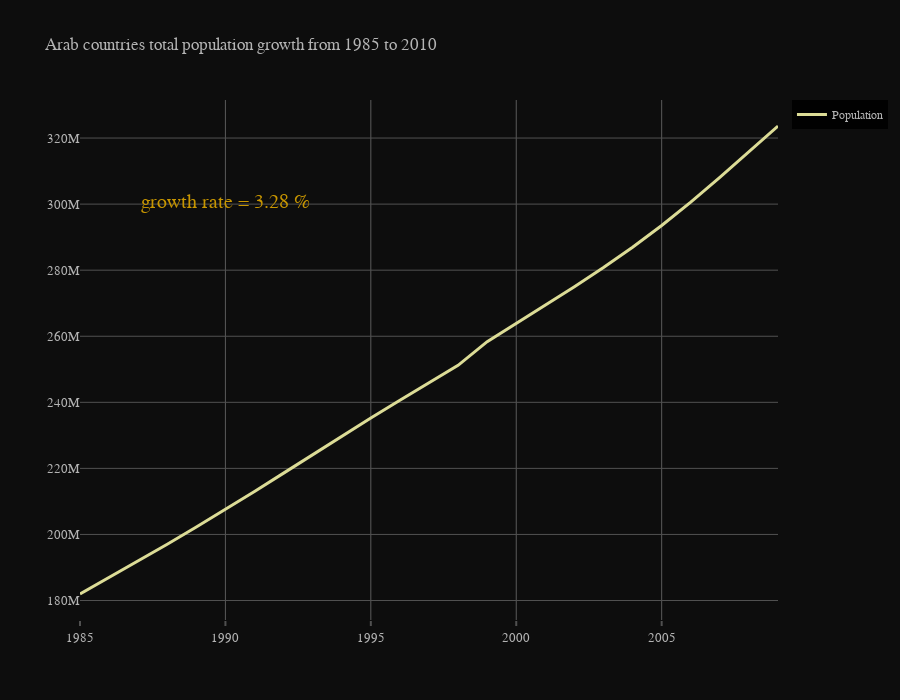

Notebook source saved alongside this figure:
### Code cell
arab_population_growth_rate = calculate_growth_rate(arab_countries_population[49],arab_countries_population[24],25)
trace0 = go.Scatter(
    x= years[24:49],
    y= arab_countries_population[24:49],
    hoverinfo = 'name+x+y',
    name='Population',
    mode = "lines",
    line=dict(
        color='rgba(220,220,150,1)',
        width= 3)
    )
layout = go.Layout(
    title = "Arab countries total population growth from 1985 to 2010",
    annotations = [dict(xref = 'x', yref = 'y',
                      x = 1990, y = arab_countries_population[45],
                      text='growth rate = {0} %'.format(np.round(arab_population_growth_rate,2)),
                      font=dict(family='Arial', size=20,
                                color='rgba(200, 150, 0, 1.0)'),
                      showarrow=False)],

    xaxis=dict(
        showline=False,
        showgrid=True,
        showticklabels=True,
        linecolor='rgb(150, 150, 150)',
        linewidth=2,
        gridcolor='rgb(90, 90, 90)',
        ticks='outside',
        tickcolor='rgb(80, 80, 80)',
        tickwidth=2,
        ticklen=5,
        tickfont=dict(
            family='Arial',
            size=13,
            color='rgb(180, 180, 180)',
        ),
    ),
    yaxis=dict(
        showgrid=True,
        zeroline=True,
        showline=False,
        gridcolor='rgb(80, 80, 80)',
        showticklabels=True,
        tickcolor='rgb(180, 180, 180)',
        tickwidth=2,
        ticklen=5,
        tickfont=dict(
            family='Arial',
            size=13,
            color='rgb(180, 180, 180)')
    ),
   font=dict(family='Arial', size=12,
             color='rgb(180, 180, 180)'),
    showlegend=True, 
    width = 900,
    height = 700,
    paper_bgcolor='rgba(0, 0, 0,.95)',
    plot_bgcolor='rgba(0, 0, 0,0)',
)
    
fig = go.Figure(data=[trace0], layout= layout)
py.iplot(fig)

### Figure 1 — Plotly figure (JSON) as saved in the notebook; plotly's stock layout.template omitted (floating-point values rounded to 4 significant figures)
{"data": [{"hoverinfo": "name+x+y", "line": {"color": "rgba(220,220,150,1)", "width": 3}, "mode": "lines", "name": "Population", "type": "scatter", "x": [1985, 1986, 1987, 1988, 1989, 1990, 1991, 1992, 1993, 1994, 1995, 1996, 1997, 1998, 1999, 2000, 2001, 2002, 2003, 2004, 2005, 2006, 2007, 2008, 2009], "y": [181973000, 186939000, 191961000, 197052000, 202249000, 207557000, 213004000, 218562000, 224172000, 229751000, 235235000, 240618000, 245929000, 251209000, 258375000, 263850000, 269390000, 275006000, 280819000, 286965000, 293539000, 300592000, 308077000, 315835000, 323648000]}], "layout": {"annotations": [{"font": {"color": "rgba(200, 150, 0, 1.0)", "family": "Arial", "size": 20}, "showarrow": false, "text": "growth rate = 3.28 %", "x": 1990, "xref": "x", "y": 300592000, "yref": "y"}], "font": {"color": "rgb(180, 180, 180)", "family": "Arial", "size": 12}, "height": 700, "paper_bgcolor": "rgba(0, 0, 0,.95)", "plot_bgcolor": "rgba(0, 0, 0,0)", "showlegend": true, "title": {"text": "Arab countries total population growth from 1985 to 2010"}, "width": 900, "xaxis": {"gridcolor": "rgb(90, 90, 90)", "linecolor": "rgb(150, 150, 150)", "linewidth": 2, "showgrid": true, "showline": false, "showticklabels": true, "tickcolor": "rgb(80, 80, 80)", "tickfont": {"color": "rgb(180, 180, 180)", "family": "Arial", "size": 13}, "ticklen": 5, "ticks": "outside", "tickwidth": 2}, "yaxis": {"gridcolor": "rgb(80, 80, 80)", "showgrid": true, "showline": false, "showticklabels": true, "tickcolor": "rgb(180, 180, 180)", "tickfont": {"color": "rgb(180, 180, 180)", "family": "Arial", "size": 13}, "ticklen": 5, "tickwidth": 2, "zeroline": true}}}
